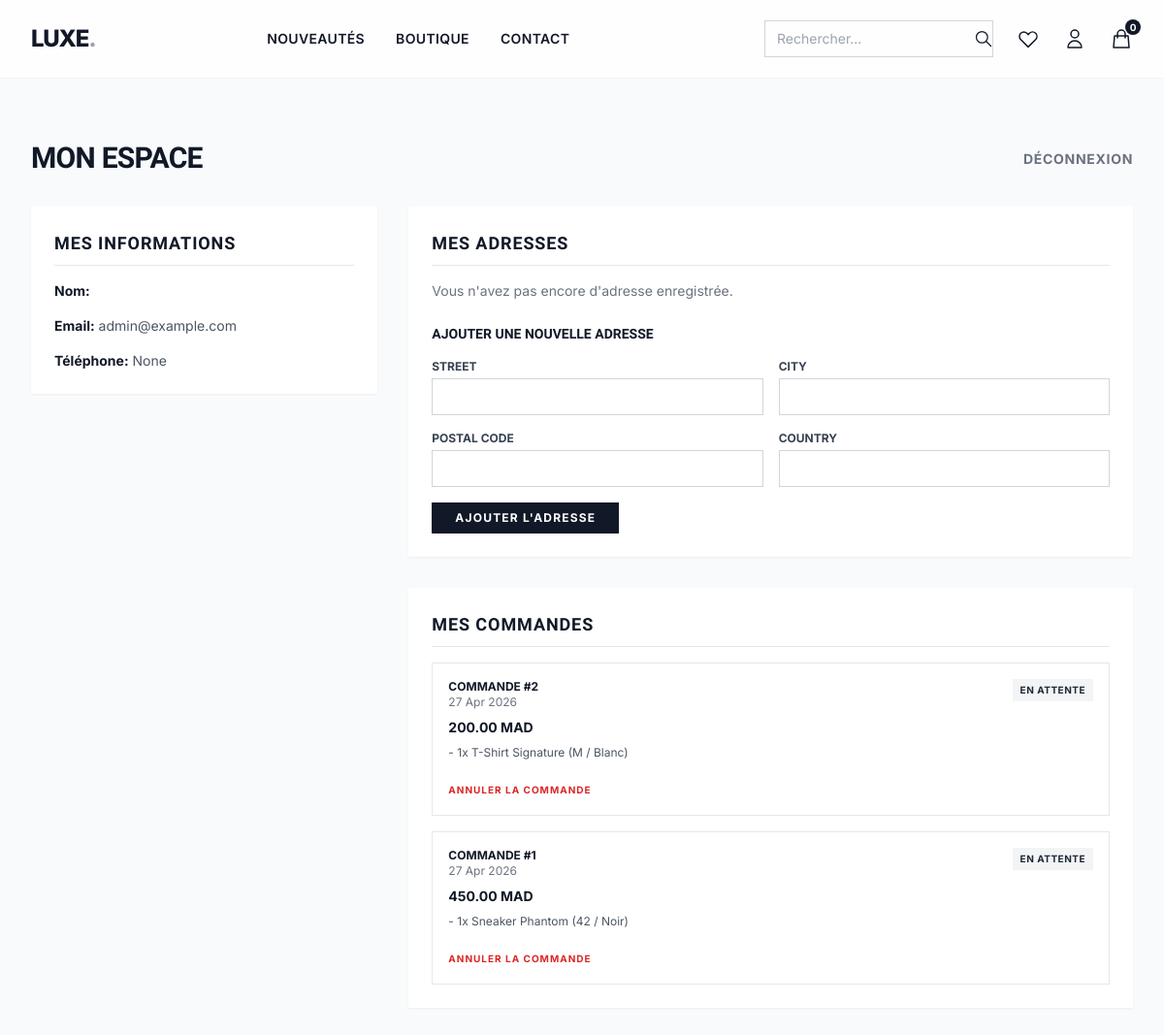
/users/profile/ (signed in), run on the app's committed database.
### users/models.py (models this page shows, shortened)
class User(AbstractUser):
    phone_number = models.CharField(max_length=20, blank=True, null=True)
    wishlist = models.ManyToManyField('products.Product', related_name='favorited_by', blank=True)

### orders/models.py (models this page shows, shortened)
class Order(models.Model):
    STATUS_CHOICES = (
        ('pending', 'En attente'),
        ('confirmed', 'Confirmée'),
        ('shipped', 'Expédiée'),
        ('delivered', 'Livrée'),
        ('cancelled', 'Annulée'),
        ('returned', 'Retournée'),
    )
    user = models.ForeignKey(settings.AUTH_USER_MODEL, on_delete=models.SET_NULL, null=True, blank=True, related_name='orders')
    first_name = models.CharField(max_length=50)
    last_name = models.CharField(max_length=50)
    email = models.EmailField()
    phone = models.CharField(max_length=20)
    street = models.CharField(max_length=255)
    city = models.CharField(max_length=100)
    postal_code = models.CharField(max_length=20)
    country = models.CharField(max_length=100, default='Maroc')
    created_at = models.DateTimeField(auto_now_add=True)
    updated_at = models.DateTimeField(auto_now=True)
    status = models.CharField(max_length=20, choices=STATUS_CHOICES, default='pending')
    total_amount = models.DecimalField(max_digits=10, decimal_places=2, default=0.00)
    coupon = models.ForeignKey(Coupon, related_name='orders', null=True, blank=True, on_delete=models.SET_NULL)
    discount = models.IntegerField(default=0, validators=[MinValueValidator(0), MaxValueValidator(100)])
    class Meta:
        ordering = ('-created_at',)

class OrderItem(models.Model):
    order = models.ForeignKey(Order, related_name='items', on_delete=models.CASCADE)
    variant = models.ForeignKey(ProductVariant, related_name='order_items', on_delete=models.SET_NULL, null=True)
    price = models.DecimalField(max_digits=10, decimal_places=2)
    quantity = models.PositiveIntegerField(default=1)

### products/models.py (models this page shows, shortened)
class ProductVariant(models.Model):
    product = models.ForeignKey(Product, on_delete=models.CASCADE, related_name='variants')
    size = models.CharField(max_length=50)
    color = models.CharField(max_length=50)
    stock = models.PositiveIntegerField(default=0)
    price_modifier = models.DecimalField(max_digits=10, decimal_places=2, default=0.00, help_text="Amount added to base price")

class Product(models.Model):
    name = models.CharField(max_length=255)
    slug = models.SlugField(unique=True, blank=True)
    description = models.TextField()
    base_price = models.DecimalField(max_digits=10, decimal_places=2)
    category = models.ForeignKey(Category, on_delete=models.CASCADE, related_name='products')
    is_active = models.BooleanField(default=True)
    created_at = models.DateTimeField(auto_now_add=True)
    updated_at = models.DateTimeField(auto_now=True)

### users/views.py (the view)
# urls.py: path('profile/', views.profile, name='profile'),
@login_required
def profile(request):
    addresses = request.user.addresses.all()
    if request.method == 'POST':
        address_form = AddressForm(request.POST)
        if address_form.is_valid():
            address = address_form.save(commit=False)
            address.user = request.user
            if not addresses.exists():
                address.is_default = True
            address.save()
            messages.success(request, 'Adresse ajoutée avec succès.')
            return redirect('users:profile')
    else:
        address_form = AddressForm()
    return render(request, 'users/profile.html', {
        'addresses': addresses,
        'address_form': address_form
    })

### users/forms.py
class AddressForm(forms.ModelForm):
    class Meta:
        model = Address
        fields = ('street', 'city', 'postal_code', 'country')
        widgets = {
            'street': forms.TextInput(attrs={'class': 'w-full border border-gray-300 px-4 py-2 text-sm rounded-none focus:outline-none focus:ring-1 focus:ring-brand-900 focus:border-brand-900'}),
            'city': forms.TextInput(attrs={'class': 'w-full border border-gray-300 px-4 py-2 text-sm rounded-none focus:outline-none focus:ring-1 focus:ring-brand-900 focus:border-brand-900'}),
            'postal_code': forms.TextInput(attrs={'class': 'w-full border border-gray-300 px-4 py-2 text-sm rounded-none focus:outline-none focus:ring-1 focus:ring-brand-900 focus:border-brand-900'}),
            'country': forms.TextInput(attrs={'class': 'w-full border border-gray-300 px-4 py-2 text-sm rounded-none focus:outline-none focus:ring-1 focus:ring-brand-900 focus:border-brand-900'}),
        }

### cart/cart.py (called while the page is built)
    def __len__(self):
        return sum(item['quantity'] for item in self.cart.values())

### cart/context_processors.py (called while the page is built)
def cart(request):
    return {'cart': Cart(request)}

### users/templates/users/profile.html (shortened to what this page needs)
{% extends 'base.html' %}
{% block content %}
<div class="bg-brand-50 min-h-screen py-16">
    <div class="max-w-7xl mx-auto px-4 sm:px-6 lg:px-8">
        <div class="flex justify-between items-center mb-8">
            <h1 class="text-3xl font-extrabold text-brand-900 uppercase tracking-tight">Mon Espace</h1>
            <form action="{% url 'users:logout' %}" method="post">
                <button type="submit" class="text-sm font-bold text-gray-500 hover:text-red-600 uppercase tracking-wider transition">Déconnexion</button>
            </form>
        </div>
        <div class="grid grid-cols-1 md:grid-cols-3 gap-8">
            <div class="bg-white p-6 shadow-sm col-span-1 h-fit">
                <h2 class="text-lg font-bold text-brand-900 uppercase tracking-wider mb-4 border-b border-gray-200 pb-2">Mes Informations</h2>
                <div class="space-y-4 text-sm text-gray-600">
                    <p><strong class="text-brand-900">Nom:</strong> {{ user.first_name }} {{ user.last_name }}</p>
                    <p><strong class="text-brand-900">Email:</strong> {{ user.email }}</p>
                    <p><strong class="text-brand-900">Téléphone:</strong> {{ user.phone_number }}</p>
                </div>
            </div>
            <div class="col-span-1 md:col-span-2 space-y-8">
                <div class="bg-white p-6 shadow-sm">
                    <h2 class="text-lg font-bold text-brand-900 uppercase tracking-wider mb-4 border-b border-gray-200 pb-2">Mes Adresses</h2>
                    {% if addresses %}
                        <div class="grid grid-cols-1 sm:grid-cols-2 gap-4 mb-6">
                            {% for address in addresses %}
                                <div class="border border-gray-200 p-4 {% if address.is_default %}border-brand-900 bg-gray-50{% endif %}">
                                    <p class="font-bold text-brand-900 uppercase text-xs mb-2">{% if address.is_default %}Adresse par défaut{% else %}Adresse secondaire{% endif %}</p>
                                    <p class="text-sm text-gray-600">{{ address.street }}</p>
                                    <p class="text-sm text-gray-600">{{ address.postal_code }} {{ address.city }}</p>
                                    <p class="text-sm text-gray-600">{{ address.country }}</p>
                                </div>
                            {% endfor %}
                        </div>
                    {% else %}
                        <p class="text-sm text-gray-500 mb-6">Vous n'avez pas encore d'adresse enregistrée.</p>
                    {% endif %}
                    <h3 class="text-sm font-bold text-brand-900 uppercase mb-3">Ajouter une nouvelle adresse</h3>
                    <form method="post" class="space-y-4">
                        <div class="grid grid-cols-1 sm:grid-cols-2 gap-4">
                            {% for field in address_form %}
                                <div>
                                    <label class="block text-xs font-bold text-gray-700 uppercase mb-1">{{ field.label }}</label>
                                    {{ field }}
                                </div>
                            {% endfor %}
                        </div>
                        <button type="submit" class="bg-brand-900 text-white text-xs font-bold uppercase tracking-widest py-2 px-6 hover:bg-black transition">Ajouter l'adresse</button>
                    </form>
                </div>
                <div class="bg-white p-6 shadow-sm">
                    <h2 class="text-lg font-bold text-brand-900 uppercase tracking-wider mb-4 border-b border-gray-200 pb-2">Mes Commandes</h2>
                    {% if user.orders.all %}
                        <div class="space-y-4">
                            {% for order in user.orders.all %}
                            <div class="border border-gray-200 p-4">
                                <div class="flex justify-between items-start mb-2">
                                    <div>
                                        <p class="font-bold text-brand-900 uppercase text-xs">Commande #{{ order.id }}</p>
                                        <p class="text-xs text-gray-500">{{ order.created_at|date:"d M Y" }}</p>
                                    </div>
                                    <span class="inline-block px-2 py-1 text-[10px] font-bold uppercase tracking-wider bg-gray-100 text-gray-800">
                                        {{ order.get_status_display }}
                                    </span>
                                </div>
                                <p class="text-sm font-bold text-brand-900 mb-2">{{ order.total_amount }} MAD</p>
                                <div class="text-xs text-gray-600 mb-4">
                                    {% for item in order.items.all %}
                                        <p>- {{ item.quantity }}x {{ item.variant.product.name }} ({{ item.variant.size }} / {{ item.variant.color }})</p>
                                    {% endfor %}
                                </div>
                                {% if order.status == 'pending' or order.status == 'confirmed' %}
                                <form action="{% url 'orders:order_cancel' order.id %}" method="post" onsubmit="return confirm('Êtes-vous sûr de vouloir annuler cette commande ?');">
                                    <button type="submit" class="text-[10px] font-bold text-red-600 uppercase hover:underline tracking-widest">Annuler la commande</button>
                                </form>
                                {% endif %}
                            </div>
                            {% endfor %}
                        </div>
                    {% else %}
                        <p class="text-sm text-gray-500">Aucune commande récente.</p>
                    {% endif %}
                </div>
            </div>
        </div>
    </div>
</div>
{% endblock %}

### templates/base.html (style rules this page uses)
input[type="text"], input[type="email"], input[type="password"], input[type="tel"] { border-width: 1px !important; border-color: #d1d5db !important; padding: 0.5rem 0.75rem !important; width: 100%; outline: none; border-radius: 0 !important; }
body { font-family: 'Inter', sans-serif; }
h1, h2, h3, h4, .font-condensed { font-family: 'Barlow Condensed', sans-serif; }

### data on the page
User: email "admin@example.com", phone_number "None"
Order: id "2", created_at "27 Apr 2026", status "EN ATTENTE", total_amount "200.00", shows "ANNULER LA COMMANDE"
OrderItem: quantity "1", variant.product.name "T-Shirt Signature", variant.size "M", variant.color "Blanc"
Order: id "1", created_at "27 Apr 2026", status "EN ATTENTE", total_amount "450.00", shows "ANNULER LA COMMANDE"
OrderItem: quantity "1", variant.product.name "Sneaker Phantom", variant.size "42", variant.color "Noir"

### other printed values
{{ field.label }} "STREET" "CITY" "POSTAL CODE" "COUNTRY"
